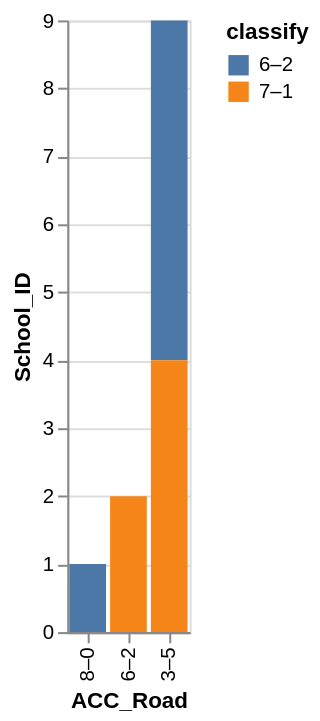

Write a Vega-Lite specification for this figure.
### Vega-Lite specification from a JSON file in a GitHub repository (floating-point values rounded to 4 significant figures)
{"data": {"values": [{"x_data": "3–5", "y_data": 5, "classify": "6–2"}, {"x_data": "6–2", "y_data": 0, "classify": "6–2"}, {"x_data": "8–0", "y_data": 1, "classify": "6–2"}, {"x_data": "3–5", "y_data": 4, "classify": "7–1"}, {"x_data": "6–2", "y_data": 2, "classify": "7–1"}, {"x_data": "8–0", "y_data": 0, "classify": "7–1"}]}, "mark": "bar", "encoding": {"x": {"field": "x_data", "type": "nominal", "title": "ACC_Road", "sort": "descending"}, "y": {"field": "y_data", "type": "quantitative", "title": "School_ID"}, "color": {"field": "classify"}}}
